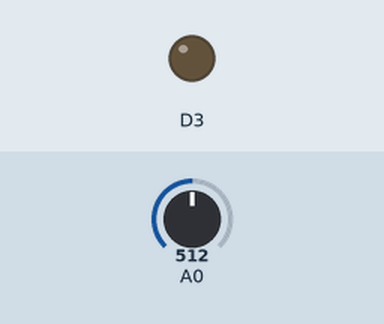
Bench run of a sketch on a simulated ESP8266 (NodeMCU). Parts: output pins drawn as LEDs (lit = HIGH). Inputs (shaded band) come from the test bench; at power-on: A0 = 512. WiFi joins after 1.5 s; servers stay silent unless stated; what the sketch prints to the serial monitor is not drawn.

Above: at 3.0 s.
3.1 s: A0 set to 1001
6.0 s: A0 set to 1014
At 7.0 s:
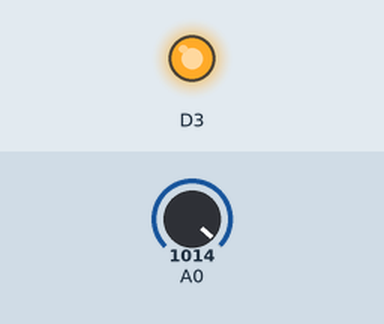
8.9 s: A0 set to 900
At 11.6 s:
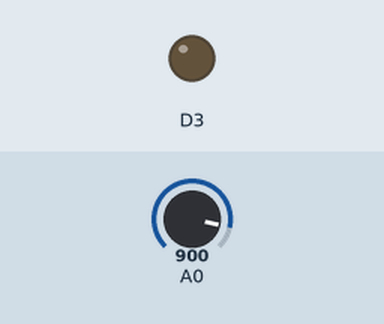
12.1 s: A0 set to 1023
At 13.4 s:
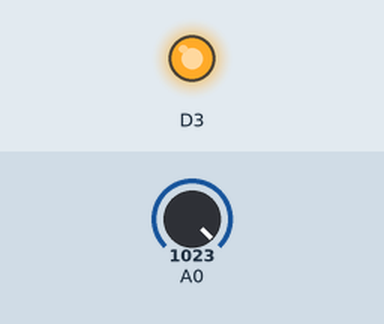
Timing chart, 0 to 15.1 s (numbered marks = the images above; inputs shaded):
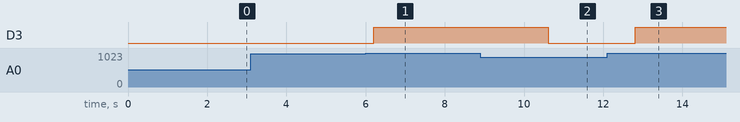

The sketch:

IrrigacaoAutonomo.ino
```cpp
#define BLYNK_PRINT Serial
#include <ESP8266WiFi.h>
#include <BlynkSimpleEsp8266.h>

char auth[] = "9d462ce984b14daab55df57e418d1bed";

// Your WiFi credentials.
// Set password to "" for open networks.
char ssid[] = "MRLSK8";
char pass[] = "abcdefgh";

//Colocar a API Key para escrita neste campo
//Ela é fornecida no canal que foi criado na aba API Keys
String apiKey = "6HQ5OLHO8C3W35FT";       //trocar pela API Write
const char* server = "api.thingspeak.com";

WiFiClient client;


int PercentualSensorUmidadeChuva;
float slider;
int buttonValue;

void setup()
{
  // Debug console
  Serial.begin(9600);

  //Inicia o WiFi
  WiFi.begin(ssid, pass);

  //Espera a conexão no router
  while (WiFi.status() != WL_CONNECTED) {
    delay(500);
    Serial.print(".");
  }

  //Logs na porta serial
  Serial.println("");
  Serial.print("Conectado na rede ");
  Serial.println(ssid);
  Serial.print("IP: ");
  Serial.println(WiFi.localIP());

  pinMode(D3, OUTPUT);
  digitalWrite(D3, LOW);

  Blynk.begin(auth, ssid, pass);
}

void loop()
{

   Blynk.run();
   FazLeituraUmidade();
   WidgetLED led(V1);

   if(buttonValue == 0){
      if (PercentualSensorUmidadeChuva > slider) { // If slider is OFF, make sure button is as well
        led.on();
        Blynk.setProperty(V1, "color", "#FF2401");
        digitalWrite(D3, LOW);
        Blynk.setProperty(V3,"offLabel","OFF");
      }else { // If slider is anything equal or higher than 1, set button ON
        led.on();
        Blynk.setProperty(V1, "color", "#00FF00");
        digitalWrite(D3, HIGH);
        Blynk.setProperty(V3,"onLabel","ON");
      }
   }else{
      led.on();
      Blynk.setProperty(V1, "color", "#00FF00");
      //Blynk.virtualWrite(V3,0);
      digitalWrite(D3, HIGH);
      Blynk.setProperty(V3,"onLabel","ON");
   }


   //Inicia um client TCP para o envio dos dados
  if (client.connect(server,80)) {
     String postStr = apiKey;
     postStr +="&field1=";
     postStr += String(PercentualSensorUmidadeChuva);

     client.print("POST /update HTTP/1.1\n");
     client.print("Host: api.thingspeak.com\n");
     client.print("Connection: close\n");
     client.print("X-THINGSPEAKAPIKEY: "+apiKey+"\n");
     client.print("Content-Type: application/x-www-form-urlencoded\n");
     client.print("Content-Length: ");
     client.print(postStr.length());
     client.print("\n\n");
     client.println(postStr);
  }

   client.stop();

   delay (2000);

}
void FazLeituraUmidade(void)
{
    int ValorADC;

    ValorADC = analogRead(A0);
    Serial.print("[Leitura ADC] ");
    Serial.println(ValorADC);

    PercentualSensorUmidadeChuva = 100 * ((1024-(float)ValorADC) / 1024);
    Serial.print("[Umidade Percentual] ");
    Serial.print(PercentualSensorUmidadeChuva);
    Blynk.virtualWrite(V5, PercentualSensorUmidadeChuva);
    Serial.println("%");
}


// SLIDER
BLYNK_WRITE(V2) {  // reads value from slider
    float value = param.asInt();
    slider = value;
}
BLYNK_WRITE(V0) {  // reads value from slider
    int value = param.asInt();
    buttonValue = value;
}
```

Measured:
- the behaviour switches between 1013 and 1014 on A0 (found by bisection; images 0 and 1)
- after the input at 3.1 s, every drawn part: stays the same
- after the input at 6.0 s, D3: LOW → HIGH after 0.21 s
- after the input at 8.9 s, D3: HIGH → LOW after 1.7 s
- after the input at 12.1 s, D3: LOW → HIGH after 0.71 s
